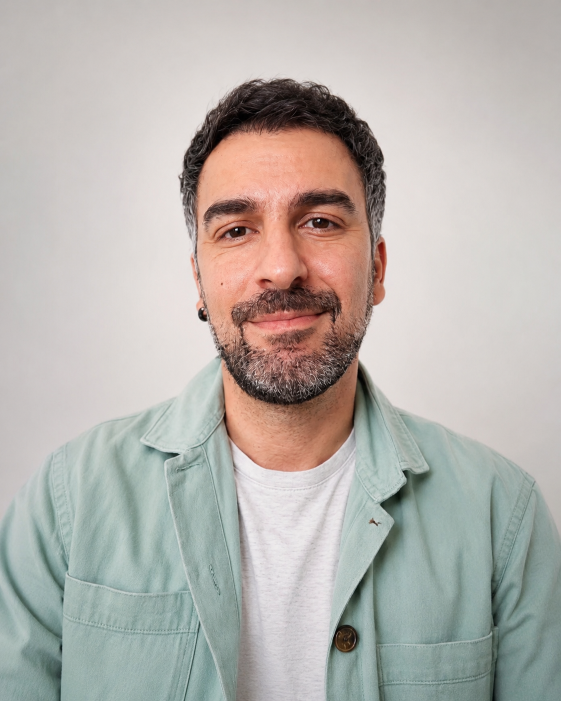
#> input picture assets/foto/aitor-2026-08.png, 1122 x 1402 px, found by its file name (shown at 1/2 size)
$ python genera-tarjeta.py
#> lines starting #> are read from the running program, lines starting #| are printed output that depends on the picture
"""
Genera las dos caras de la tarjeta del Lanyard de la portada.

Cara delantera: foto de Aitor + nombre y cargo.
Cara trasera:  el orkestador sobre negro.

Colores y tipografías salen de ORKESTA-DESIGN.md. Las fuentes se convierten
desde assets/og-fonts (woff) a TTF en caliente, porque PIL no lee woff.

────────────────────────────────────────────────────────────────────────────
AJUSTES DE ENCUADRE — se tocan aquí, no en el código de la web
────────────────────────────────────────────────────────────────────────────
La foto va a cambiar. Todo lo que depende de ella está parametrizado:

  BANDA_ANCLAJE   Franja superior reservada para la pinza del cordón. La foto
                  empieza por debajo, así que el enganche nunca cae sobre la
                  cara. Es la «zona segura» del anclaje.
  FOCO_X, FOCO_Y  Punto de la foto original que queda centrado en el hueco
                  (0..1). FOCO_Y bajo = más frente y menos barbilla.
  ZOOM            1.0 = la foto llena el hueco justo. Subirlo acerca la cara;
                  bajarlo deja más aire alrededor.
  RECORTE_ORIGEN  Recorte previo del archivo original, para quitar marcas de
                  agua o bordes. (izq, arriba, der, abajo) en fracción.

Con una foto nueva: ajustar FOCO_Y y ZOOM, ejecutar y mirar el PNG.

Uso: python scripts/genera-tarjeta.py
"""

import io
import os

from fontTools.ttLib import TTFont
from PIL import Image, ImageDraw, ImageFont

# La foto vive en el repo para que la tarjeta se pueda regenerar sin depender
# de rutas de fuera. Al cambiarla, sustituir el archivo y ajustar FOCO_Y y ZOOM.
FOTO = os.path.join("assets", "foto", "aitor-2026-08.png")
SALIDA = os.path.join("public", "lanyard")

# ── Encuadre ───────────────────────────────────────────────────────────────
BANDA_ANCLAJE = 0.115  # fracción de alto reservada arriba para la pinza
ALTO_FOTO = 0.56      # fracción de alto que ocupa la foto
FOCO_X, FOCO_Y = 0.5, 0.18
ZOOM = 1.0
RECORTE_ORIGEN = (0.0, 0.0, 1.0, 1.0)  # la foto actual no necesita recorte previo

# ── Marca (ORKESTA-DESIGN.md §2) ───────────────────────────────────────────
BG = (5, 5, 5)
SURFACE = (18, 18, 18)
TEXTO = (255, 255, 255)
MUTED = (176, 176, 176)
CYAN = (0, 229, 255)

NOMBRE = "Aitor Colino"
CARGO = "Founder"
EMPRESA = "Orkesta Automatización & IA"

W, H = 660, 940  # relación ~0,70, la de la cara del modelo card.glb


def fuente(nombre, tam):
    ruta = os.path.join("assets", "og-fonts", nombre + ".woff")
    ft = TTFont(ruta)
    ft.flavor = None
    buf = io.BytesIO()
    ft.save(buf)
    buf.seek(0)
    return ImageFont.truetype(buf, tam)


def degradado_marca(d, y0, y1):
    """Filete horizontal con el degradado de marca."""
    for x in range(W):
        t = x / (W - 1)
        if t < 0.4:
            k = t / 0.4
            c = (0, int(229 - 49 * k), int(255 - 39 * k))
        else:
            k = (t - 0.4) / 0.6
            c = (int(123 * k), int(180 - 136 * k), int(216 - 25 * k))
        d.line([(x, y0), (x, y1)], fill=c)


def encaja(im, w, h, foco_x, foco_y, zoom):
    """Recorta la foto para llenar w×h respetando el punto focal."""
    r = max(w / im.width, h / im.height) * zoom
    im = im.resize((max(1, round(im.width * r)), max(1, round(im.height * r))), Image.LANCZOS)
    x = round((im.width - w) * foco_x)
    y = round((im.height - h) * foco_y)
    x = max(0, min(x, im.width - w))
    y = max(0, min(y, im.height - h))
    return im.crop((x, y, x + w, y + h))


def delantera():
    card = Image.new("RGB", (W, H), BG)
#> card: PIL image 660x940 RGB; every value is 5
    d = ImageDraw.Draw(card)

    banda = int(H * BANDA_ANCLAJE)
    alto_foto = int(H * ALTO_FOTO)

    foto = Image.open(FOTO).convert("RGB")
#> foto is the input picture: PIL image 1122x1402 RGB; mean R, G, B 182.4, 178.2, 173.1
    fw, fh = foto.size
#> fw = 1122; fh = 1402
    izq, arr, der, aba = RECORTE_ORIGEN
    foto = foto.crop((int(fw * izq), int(fh * arr), int(fw * der), int(fh * aba)))
    foto = encaja(foto, W, alto_foto, FOCO_X, FOCO_Y, ZOOM)
#> in encaja, `im = im.resize((max(1, round(im.width * r)), max(1, round(im.height * ..`:
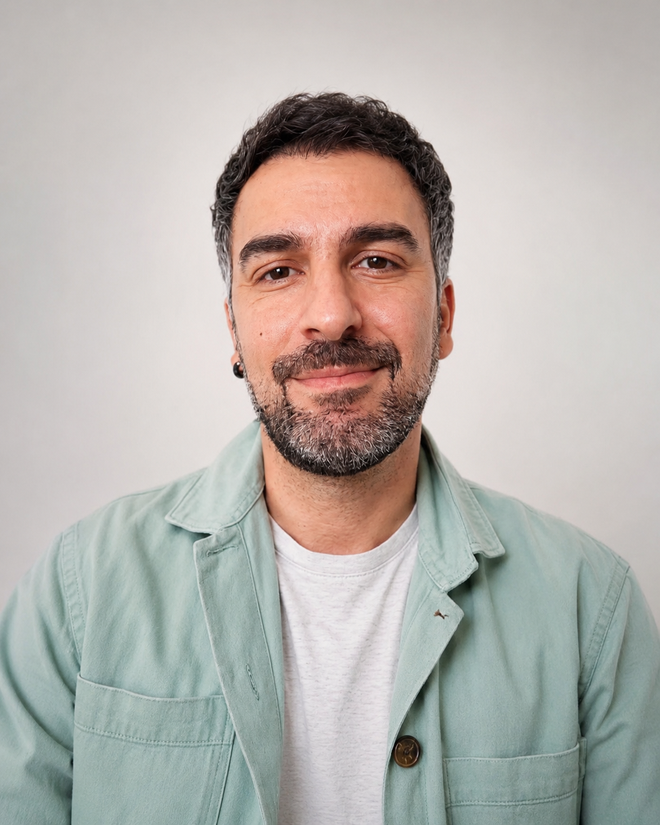
#> im: PIL image 660x825 RGB; mean R, G, B 182.4, 178.2, 173.1
#> in encaja, `return im.crop((x, y, x + w, y + h))`:
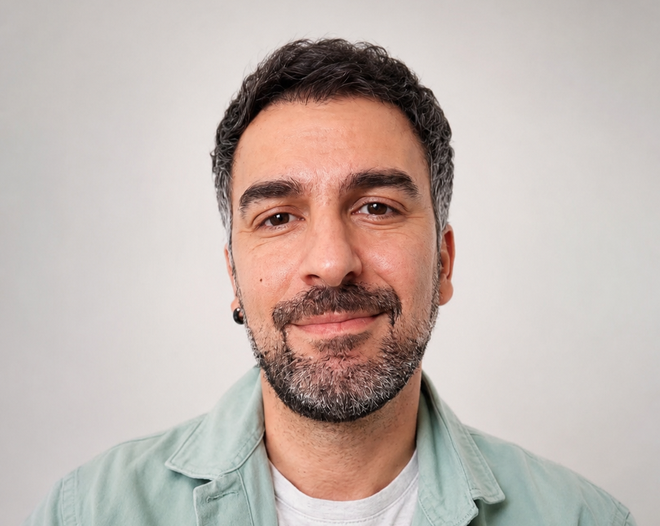
#> returned value: PIL image 660x526 RGB; mean R, G, B 194.2, 180.7, 174.7
    card.paste(foto, (0, banda))
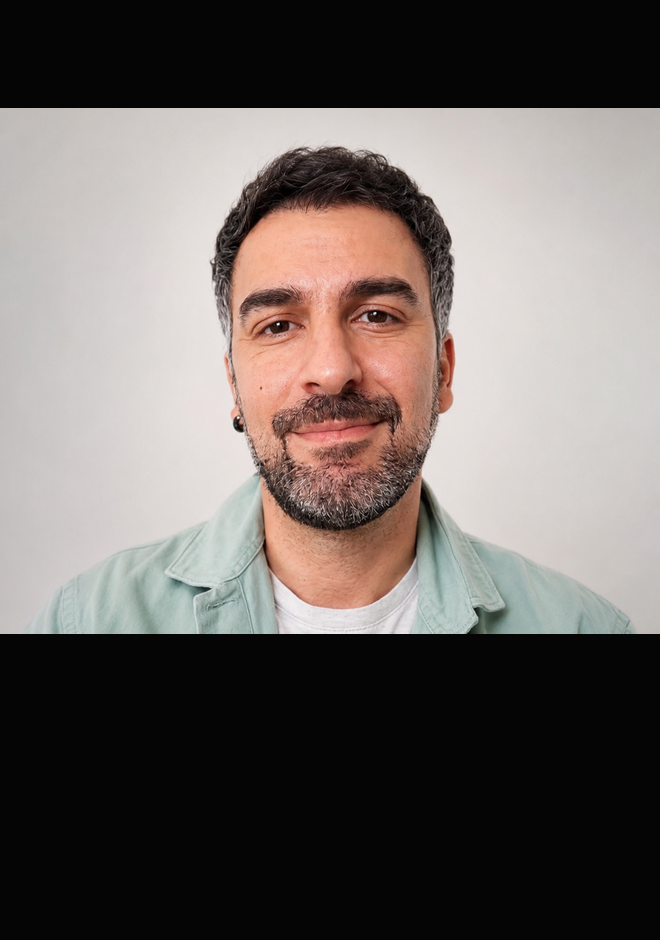
#> card: PIL image 660x940 RGB; mean R, G, B 110.8, 103.3, 99.9

    # La foto se funde con el fondo por abajo, sin corte duro
    fundido_alto = 200
    mascara = Image.new("L", (1, fundido_alto))
    for y in range(fundido_alto):
        mascara.putpixel((0, y), int(255 * (y / (fundido_alto - 1)) ** 1.4))
    mascara = mascara.resize((W, fundido_alto))
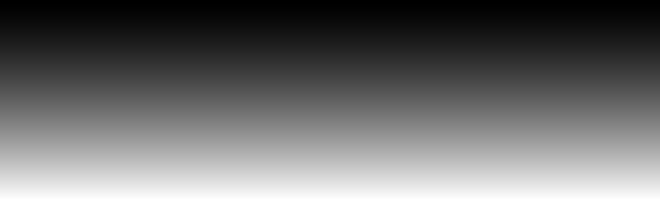
#> mascara: PIL image 660x200 L; min 0, max 255, mean 105.8
    card.paste(
        Image.new("RGB", (W, fundido_alto), BG),
        (0, banda + alto_foto - fundido_alto),
        mascara,
    )
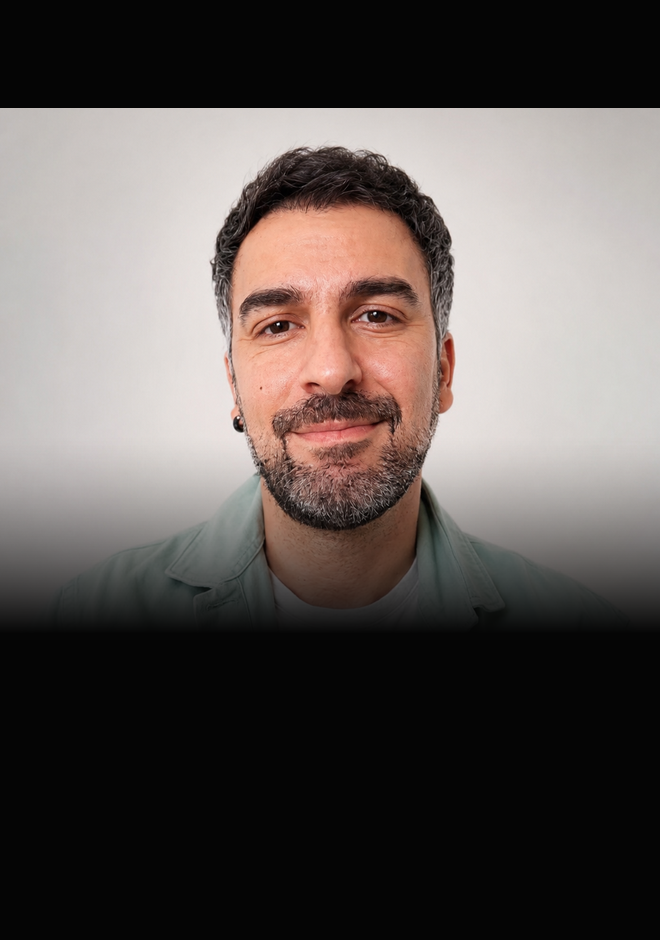
#> card: PIL image 660x940 RGB; mean R, G, B 95.1, 87.8, 84.9

    # Banda de anclaje: superficie elevada + filete de marca. Aquí cae la pinza.
    d.rectangle([0, 0, W, banda], fill=SURFACE)
    degradado_marca(d, 0, 5)
    # Ranura, como la de una tarjeta real
    ranura_w, ranura_h = 150, 16
    x0 = (W - ranura_w) // 2
    y0 = (banda - ranura_h) // 2 + 4
    d.rounded_rectangle([x0, y0, x0 + ranura_w, y0 + ranura_h], radius=8, fill=BG)

    # Tamaños subidos un 25% (Aitor, 2026-08-21: "el texto de la tarjeta
    # se ve muy pequeño"). La foto cede un 4% de alto para dejar sitio.
    f_nombre = fuente("space-grotesk-latin-700-normal", 78)
    f_cargo = fuente("jetbrains-mono-latin-400-normal", 33)
    f_empresa = fuente("inter-latin-400-normal", 37)

    tope = banda + alto_foto
    alto_bloque = 78 + 34 + 33 + 30 + 37
    y = tope + (H - tope - alto_bloque) // 2
    d.text((54, y), NOMBRE, font=f_nombre, fill=TEXTO)
    y += 112
    d.text((54, y), CARGO.upper(), font=f_cargo, fill=CYAN)
    y += 62
    d.text((54, y), EMPRESA, font=f_empresa, fill=MUTED)
    return card


def trasera():
    """Cara trasera: el orkestador sobre negro."""
    card = Image.new("RGB", (W, H), BG)
    src = os.path.join("public", "marca-orkesta.png")
    if os.path.exists(src):
        marca = Image.open(src).convert("RGBA")
        r = min((W * 0.62) / marca.width, (H * 0.42) / marca.height)
        marca = marca.resize((round(marca.width * r), round(marca.height * r)), Image.LANCZOS)
        card.paste(marca, ((W - marca.width) // 2, (H - marca.height) // 2 - 40), marca)

    d = ImageDraw.Draw(card)
    f = fuente("jetbrains-mono-latin-400-normal", 24)
    texto = "ORKESTA"
    caja = d.textbbox((0, 0), texto, font=f)
    d.text(((W - (caja[2] - caja[0])) // 2, int(H * 0.66)), texto, font=f, fill=MUTED)
    degradado_marca(d, 0, 5)
    return card


if __name__ == "__main__":
    os.makedirs(SALIDA, exist_ok=True)
#> (the run stopped early here; a loop or call above may not have finished)
